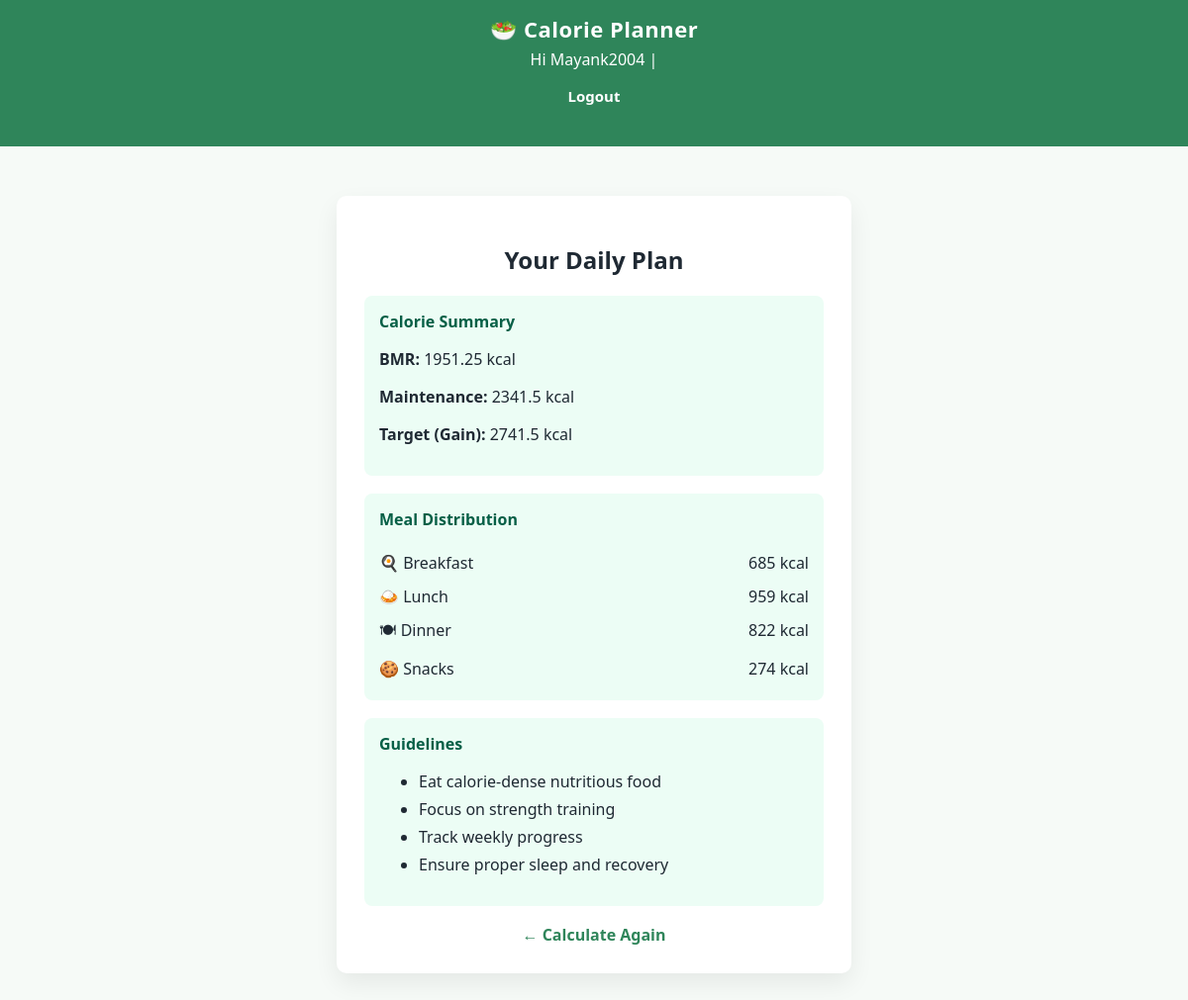
The app's page /result3/ (signed in) with its own data.
### CalorieCal/models.py (models this page shows, shortened)
class CalorieResult(models.Model):
    GOAL_CHOICES = [
        ("loss", "Weight Loss"),
        ("maintain", "Maintain Weight"),
        ("gain", "Weight Gain"),
    ]
    user_profile = models.ForeignKey(
        Userprofile, on_delete=models.CASCADE, related_name="results"
    )
    bmr = models.FloatField()
    maintenance_calories = models.FloatField()
    target_calories = models.FloatField()
    goal = models.CharField(max_length=20, choices=GOAL_CHOICES)
    created_at = models.DateTimeField(auto_now_add=True)

class DietPlan(models.Model):
    calorie_result = models.OneToOneField(
        CalorieResult, on_delete=models.CASCADE, related_name="diet_plan"
    )
    breakfast_calories = models.IntegerField()
    lunch_calories = models.IntegerField()
    dinner_calories = models.IntegerField()
    snacks_calories = models.IntegerField()
    guidelines = models.TextField()

### CalorieCal/views.py (the view)
# urls.py: path("result<int:result_id>/", views.result_view, name="result"),
def result_view(request, result_id):
    result = CalorieResult.objects.select_related("user_profile").get(id=result_id)
    plan = result.diet_plan
    guidelines = plan.guidelines.split("\n")
    context = {
        "result": result,
        "plan": plan,
        "guidelines": guidelines,
    }
    return render(request, "CalorieCal/result.html", context)

### templates/CalorieCal/result.html
{% extends "CalorieCal/base.html" %}
{% block content %}
<h2 style="text-align:center;">Your Daily Plan</h2>
<div class="section">
    <h3>Calorie Summary</h3>
    <p><strong>BMR:</strong> {{ result.bmr }} kcal</p>
    <p><strong>Maintenance:</strong> {{ result.maintenance_calories }} kcal</p>
    <p><strong>Target ({{ result.goal|title }}):</strong> {{ result.target_calories }} kcal</p>
</div>
<div class="section">
    <h3>Meal Distribution</h3>
    <div class="meal"><span>🍳 Breakfast</span><span>{{ plan.breakfast_calories }} kcal</span></div>
    <div class="meal"><span>🍛 Lunch</span><span>{{ plan.lunch_calories }} kcal</span></div>
    <div class="meal"><span>🍽 Dinner</span><span>{{ plan.dinner_calories }} kcal</span></div>
    <div class="meal"><span>🍪 Snacks</span><span>{{ plan.snacks_calories }} kcal</span></div>
</div>
<div class="section">
    <h3>Guidelines</h3>
    <ul class="guidelines">
        {% for tip in guidelines %}
            <li>{{ tip }}</li>
        {% endfor %}
    </ul>
</div>
<div class="back-link">
    <a href="/">← Calculate Again</a>
</div>
{% endblock %}

### templates/CalorieCal/base.html (shortened to what this page needs)
{% load static %}
<!DOCTYPE html>
<html lang="en">
<head>
    <link rel="stylesheet" href="{% static 'css/style.css' %}">
</head>
<body>
<div class="navbar">
    <h1>🥗 Calorie Planner</h1>
    {% if user.is_authenticated %}
        <p style="text-align:center; margin:5px 0;">
            Hi {{ user.username }} |
            <form method="post" action="{% url 'logout' %}" style="display:inline;">
                <button type="submit"
                    style="background:none;border:none;color:white;cursor:pointer;font-weight:600;">
                    Logout
                </button>
            </form>
        </p>
    {% else %}
        <p style="text-align:center; margin:5px 0;">
            <a href="/login/" style="color:white;">Login</a> |
            <a href="/signup/" style="color:white;">Sign Up</a>
        </p>
    {% endif %}
</div>
<div class="container">
    {% block content %}{% endblock %}
</div>
</body>
</html>

### static/css/style.css (style rules this page uses)
* { box-sizing: border-box; font-family: "Segoe UI", Tahoma, sans-serif; }
body { margin: 0; background: #f6faf7; color: #1f2933; }
.navbar { background: #2f855a; padding: 14px 0; color: white; }
.navbar h1 { margin: 0; text-align: center; font-size: 22px; letter-spacing: 0.5px; }
.container { max-width: 520px; margin: 50px auto; background: white; padding: 28px; border-radius: 10px; box-shadow: 0 10px 25px rgba(0,0,0,0.07); }
button { width: 100%; background: #2f855a; color: white; padding: 11px; border: none; border-radius: 8px; font-size: 15px; cursor: pointer; }
.section { background: #ecfdf5; padding: 15px; border-radius: 8px; margin-bottom: 18px; }
.section h3 { margin-top: 0; font-size: 16px; color: #065f46; }
.meal { display: flex; justify-content: space-between; padding: 6px 0; }
.guidelines li { margin-bottom: 6px; }
.back-link { text-align: center; margin-top: 15px; }
.back-link a { color: #2f855a; text-decoration: none; font-weight: 600; }

### records on screen
CalorieResult: bmr "1951.25", maintenance_calories "2341.5", goal "Gain", target_calories "2741.5"
DietPlan: breakfast_calories "685", lunch_calories "959", dinner_calories "822", snacks_calories "274"

### other values on screen
{{ user.username }} "Mayank2004"
{{ tip }} "Eat calorie-dense nutritious food" "Focus on strength training" "Track weekly progress" "Ensure proper sleep and recovery"
